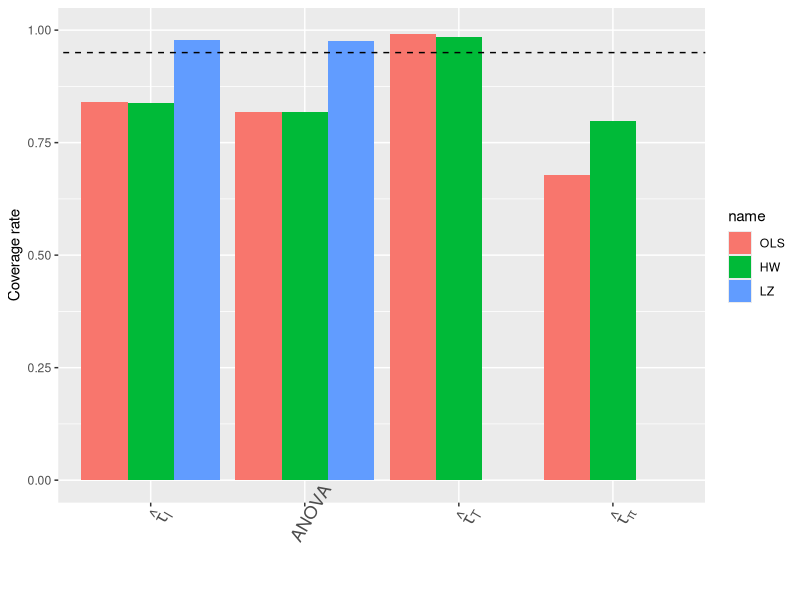

Reproduce this figure in R.
library(tidyverse)
library(gee)
library(car)
library(geepack)
library(ggpubr)

set.seed(283)

#Monte Carlo replication times 
replicate = 1000              

#Generating clusters
N0 = 3000
C = 160
nsize = round(runif(C,N0 / C * 0.6, N0 / C * 1.4))
N = sum(nsize)

#Propensity scores for clusters
ec = 0.3                                             

#Define cluster index and potential outcome 
cluster = numeric(N)      
c = 1
for (i in 1:N)
{
  if (i > sum(nsize[1:c])) c = c + 1 
  cluster[i] = c
}

#x : individual level covariate
#Y1 : treatment potential outcome
#Y0 : control potential outcome
x = (cluster / C) + runif(N, -1, 1)    
# Center x at its mean as required in the paper
x = x - mean(x)                                                                  
Y1 = x^3 + 2 * nsize[cluster] / (N / C)+rnorm(N, 0, 1)                                   
Y0 = (cluster / C) + x^2 + rnorm(N, 0, 1)                                              

#Calculate sum to prepare for cluster-total regressions
Ysum1 = numeric(C)
Ysum0 = numeric(C)
xsum = numeric(C)

for (c in 1:C)
{
  Ysum1[c] = sum(Y1[cluster == c])
  Ysum0[c] = sum(Y0[cluster == c])
  xsum[c] = sum(x[cluster == c])
}
#Calculate centered cluster size to prepare for cluster total regressions
nc = nsize - N / C

#Calculate causal effect
causal = mean(Y1-Y0)

tauIRp=0;tauTR2p=0;tauARp=0;tauOLSp=0
tauIRpols=0;tauTR2pols=0;tauARpols=0;tauOLSpols=0
tauIRphw=0;tauOLSphw=0

#Store the estimators for each Monte Carlo

tauIR=numeric(replicate)
tauTR2=numeric(replicate)
tauAR=numeric(replicate)
tauOLS=numeric(replicate)

#Store the variance estimators for each Monte Carlo
tauIRev=numeric(replicate);   tauIRevols=numeric(replicate);  tauIRevhw=numeric(replicate)
tauTR2ev=numeric(replicate);  tauTR2evols=numeric(replicate)
tauARev=numeric(replicate);   tauARevols=numeric(replicate)
tauOLSev=numeric(replicate);  tauOLSevols=numeric(replicate); tauOLSevhw=numeric(replicate)

Z=numeric(N)
for (i in 1:replicate)
{
  #Generate treatment assignment and observed data
  Zc=numeric(C)
  Z0=sample(C,C*ec,replace=FALSE)
  for (j in 1:(C*ec)) Zc[Z0[j]]=1
  for (j in 1:N) Z[j]=Zc[cluster[j]]
  Y=Z*Y1+(1-Z)*Y0
  Ysum=Zc*Ysum1+(1-Zc)*Ysum0
  #ancova
  dat=data.frame(Y,Z,x,cluster)
  r=geeglm(Y~1+Z+x,id=cluster,corstr="independence",data=dat)
  tauOLS[i]=r$coefficients[2]
  tauOLSev[i]=summary(r)$coefficients[2,2]^2
  r=lm(Y~1+Z+x)
  tauOLSevols[i]=summary(r)$coefficients[2,2]^2  
  tauOLSevhw[i]=hccm(r,type="hc0")[2,2]    
  
  if ((tauOLS[i]-sqrt(tauOLSev[i])*qnorm(0.975)<causal)&(causal<tauOLS[i]+sqrt(tauOLSev[i])*qnorm(0.975))) tauOLSp=tauOLSp+1
  if ((tauOLS[i]-sqrt(tauOLSevols[i])*qnorm(0.975)<causal)&(causal<tauOLS[i]+sqrt(tauOLSevols[i])*qnorm(0.975))) tauOLSpols=tauOLSpols+1
  if ((tauOLS[i]-sqrt(tauOLSevhw[i])*qnorm(0.975)<causal)&(causal<tauOLS[i]+sqrt(tauOLSevhw[i])*qnorm(0.975))) tauOLSphw=tauOLSphw+1
  
  
  #Individual level regression with covariate x_{ij}
  dat=data.frame(Y,Z,x,cluster)
  r=geeglm(Y~1+Z+x+Z*x,id=cluster,corstr="independence",data=dat)
  tauIR[i]=r$coefficients[2]
  tauIRev[i]=(summary(r)$coefficients[2,2])^2
  r=lm(Y~1+Z+x+Z*x)
  tauIRevols[i]=summary(r)$coefficients[2,2]^2  
  tauIRevhw[i]=hccm(r,type="hc0")[2,2]  
  if ((tauIR[i]-sqrt(tauIRev[i])*qnorm(0.975)<causal)&(causal<tauIR[i]+sqrt(tauIRev[i])*qnorm(0.975))) tauIRp=tauIRp+1
  if ((tauIR[i]-sqrt(tauIRevols[i])*qnorm(0.975)<causal)&(causal<tauIR[i]+sqrt(tauIRevols[i])*qnorm(0.975))) tauIRpols=tauIRpols+1
  if ((tauIR[i]-sqrt(tauIRevhw[i])*qnorm(0.975)<causal)&(causal<tauIR[i]+sqrt(tauIRevhw[i])*qnorm(0.975))) tauIRphw=tauIRphw+1
  
  xm=xsum[cluster]/nsize[cluster]
  
  #Cluster total regression with cluster size and additional covariate
  r=lm(Ysum/(N/C)~1+Zc+nc+xsum+Zc*nc+Zc*xsum)   
  tauTR2[i]=r$coefficients[2]
  tauTR2ev[i]=hccm(r,type="hc0")[2,2]
  tauTR2evols[i]=summary(r)$coefficients[2,2]^2  
  if ((tauTR2[i]-sqrt(tauTR2ev[i])*qnorm(0.975)<causal)&(causal<tauTR2[i]+sqrt(tauTR2ev[i])*qnorm(0.975))) tauTR2p=tauTR2p+1
  if ((tauTR2[i]-sqrt(tauTR2evols[i])*qnorm(0.975)<causal)&(causal<tauTR2[i]+sqrt(tauTR2evols[i])*qnorm(0.975))) tauTR2pols=tauTR2pols+1
  
  #Average with additional covariate
  xmeanc=xsum/nsize-mean(xsum/nsize)
  r=lm(Ysum/nsize~1+Zc+xmeanc+Zc*xmeanc)   
  tauAR[i]=r$coefficients[2]
  tauARev[i]=hccm(r,type="hc0")[2,2] 
  tauARevols[i]=summary(r)$coefficients[2,2]^2
  if ((tauAR[i]-sqrt(tauARev[i])*qnorm(0.975)<causal)&(causal<tauAR[i]+sqrt(tauARev[i])*qnorm(0.975))) tauARp=tauARp+1
  if ((tauAR[i]-sqrt(tauARevols[i])*qnorm(0.975)<causal)&(causal<tauAR[i]+sqrt(tauARevols[i])*qnorm(0.975))) tauARpols=tauARpols+1
  
}

#Arrange the data into dataframe

datIR=rbind(mean(tauIR)-causal,sd(tauIR),mean(sqrt(tauIRevols)),mean(sqrt(tauIRevhw)),mean(sqrt(tauIRev)),
            sqrt(mean((tauIR-causal)^2)),tauIRpols,tauIRphw,tauIRp)

datTR2=rbind(mean(tauTR2)-causal,sd(tauTR2),mean(sqrt(tauTR2evols)),mean(sqrt(tauTR2ev)),
             sqrt(mean((tauTR2-causal)^2)),tauTR2pols,tauTR2p)

datAR=rbind(mean(tauAR)-causal,sd(tauAR),mean(sqrt(tauARevols)),mean(sqrt(tauARev)),
            sqrt(mean((tauAR-causal)^2)),tauARpols,tauARp)

datOLS=rbind(mean(tauOLS)-causal,sd(tauOLS),mean(sqrt(tauOLSevols)),mean(sqrt(tauOLSevhw)),mean(sqrt(tauOLSev)),
             sqrt(mean((tauOLS-causal)^2)),tauOLSpols,tauOLSphw,tauOLSp)

mul=100
#First row of output
dat1=round(mul*cbind(datIR,datOLS),2)
#Second row of output
dat2=round(mul*cbind(datTR2,datAR),2)

#Scale the dataframe

dat1[7,]=dat1[7,]/(mul*replicate)
dat1[8,]=dat1[8,]/(mul*replicate)
dat1[9,]=dat1[9,]/(mul*replicate)
dat2[6,]=dat2[6,]/(mul*replicate)
dat2[7,]=dat2[7,]/(mul*replicate)

#Plot the coverage rates
bar_data1 = as.data.frame(t(dat1[7:9,1:2]))
names(bar_data1) <- c("OLS", "HW", "LZ")

bar_data2 = as.data.frame(t(dat2[6:7,1:2]))
bar_data2$LZ <- rep(0, 2)
names(bar_data2) <- c("OLS", "HW", "LZ")

bar_data <- rbind(bar_data1, bar_data2)

bar_data <- rownames_to_column(bar_data, var = "row_name")

bar_data <- bar_data %>% pivot_longer(OLS:LZ) 

bar_data$name <- factor(bar_data$name, 
                        levels = c("OLS","HW", "LZ"))

bar_data$row_name <- factor(bar_data$row_name, 
                            levels = c("1", "2", "3", "4"))

rate <- ggplot(data = bar_data, aes(x = row_name, y = value, fill = name)) + 
  geom_bar(position="dodge", stat = "identity") + ylim(0, 1) + 
  geom_abline(slope = 0, intercept = 0.95, lty = 2) +
  scale_x_discrete(labels = c(expression(hat(tau)[I]),
                              expression({ANOVA}),
                              expression({hat(tau)[T]}),
                              expression(hat(tau)[pi]))) +
  theme(axis.text.x = element_text(angle = 60, size = 13)) + 
  labs(x = "", y = "Coverage rate")

rate
